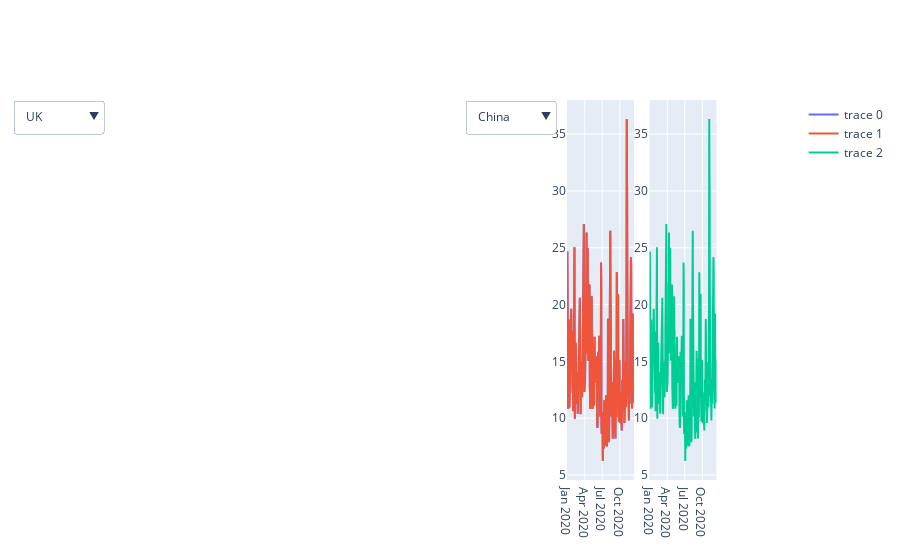
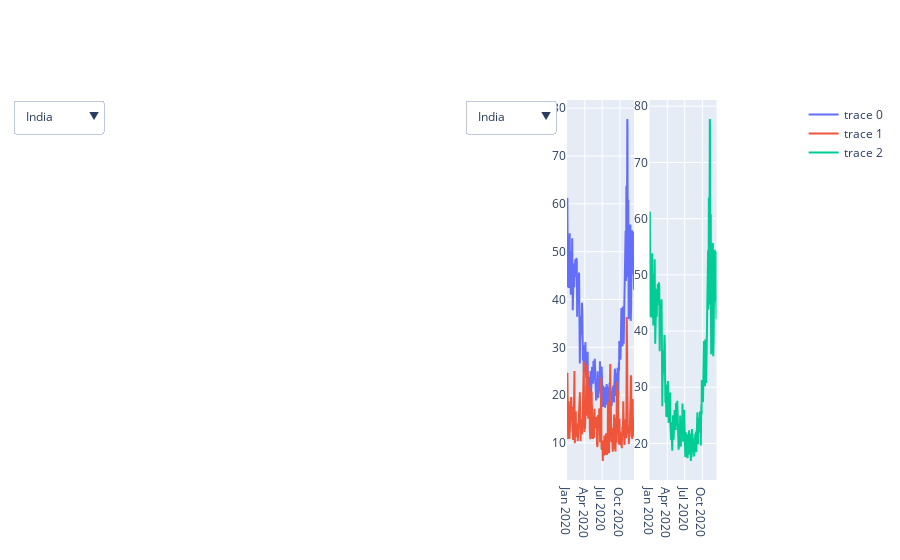

Here is the notebook cell these charts were saved with, in order:
### Code cell
import plotly.graph_objects as go
import numpy as np
from plotly.subplots import make_subplots


values_1 = 

fig_2020 = make_subplots(rows=1, cols=3)
# Add one ore more traces
fig_2020.add_trace(go.Scatter(x=values_1.index, y=values_1),row=1, col=1)
fig_2020.add_trace(go.Scatter(x=values_1.index, y=values_3),row=1, col=1)
fig_2020.add_trace(go.Scatter(x=values_1.index, y=values_1),row=1, col=2)
#fig_2020.add_trace(go.Scatter(x=values_1.index, y=values_corr_2020),row=1, col=3)

# TODO: fig_2019
fig_2019 = fig_2020

#fig.add_traces(go.Scatter(x=china.index, y=values_1))
labels = ['India', 'China', 'UK', 'US', 'Australia', 'Japan']
buttons = []
for i, label in enumerate(labels):
    visibility = [i==j for j in range(len(labels))]
    button = dict(
                 label =  label,
                 method = 'update',
                 args = [{'visible': visibility},
                     {'title': label}])
    buttons.append(button)

updatemenus = list([
    dict(active=-1,
         x=-0.15,
         buttons=buttons
    )
])

fig['layout']['title'] = 'Title'
fig['layout']['showlegend'] = False
fig['layout']['updatemenus'] = updatemenus

iplot(fig, filename='dropdown')
# construct menus
updatemenus = [{'buttons': [{'method': 'update',
                             'label': 'India',
                             'args': [{'y': [values_1]},]
                              },
                            {'method': 'update',
                             'label': 'China',
                             'args': [{'y': [values_2, values_1]},]},{'method': 'update',
                             'label': 'UK',
                             'args': [{'y': [values_3]},]},{'method': 'update',
                             'label': 'US',
                             'args': [{'y': [values_4]},]},{'method': 'update',
                             'label': 'Australia',
                             'args': [{'y': [values_5]},]},{'method': 'update',
                             'label': 'Japan',
                             'args': [{'y': [values_6]},]}
                           ],
                'direction': 'down',
                'showactive': True,},{'buttons': [{'method': 'update',
                             'label': 'India',
                             'args': [{'y': [values_1]},]
                              },
                            {'method': 'update',
                             'label': 'China',
                             'args': [{'y': [values_2, values_1]},]},{'method': 'update',
                             'label': 'UK',
                             'args': [{'y': [values_3]},]},{'method': 'update',
                             'label': 'US',
                             'args': [{'y': [values_4]},]},{'method': 'update',
                             'label': 'Australia',
                             'args': [{'y': [values_5]},]},{'method': 'update',
                             'label': 'Japan',
                             'args': [{'y': [values_6]},]}
                           ],
                'direction': 'down',
                'x' : -2,
                'showactive': True,}]

# update layout with buttons, and show the figure
fig_2020.update_layout(updatemenus=updatemenus)


pn.Row(fig_2019.show(),fig_2020.show())

### Figure 1 — Plotly figure (JSON) as saved in the notebook; plotly's stock layout.template omitted (floating-point values rounded to 4 significant figures; data arrays with more than 128 entries replaced by an {"elided": "..."} marker saying what was removed)
{"data": [{"type": "scatter", "x": {"elided": "351 str values"}, "xaxis": "x", "y": {"elided": "351 float values"}, "yaxis": "y"}, {"type": "scatter", "x": {"elided": "351 str values"}, "xaxis": "x", "y": {"elided": "351 float values"}, "yaxis": "y"}, {"type": "scatter", "x": {"elided": "351 str values"}, "xaxis": "x2", "y": {"elided": "351 float values"}, "yaxis": "y2"}], "layout": {"autosize": true, "updatemenus": [{"active": 1, "buttons": [{"args": [{"y": {"elided": "1x351 float values"}}], "label": "India", "method": "update"}, {"args": [{"y": {"elided": "2x351 float values"}}], "label": "China", "method": "update"}, {"args": [{"y": {"elided": "1x351 float values"}}], "label": "UK", "method": "update"}, {"args": [{"y": {"elided": "1x351 float values"}}], "label": "US", "method": "update"}, {"args": [{"y": {"elided": "1x351 float values"}}], "label": "Australia", "method": "update"}, {"args": [{"y": {"elided": "1x345 float values"}}], "label": "Japan", "method": "update"}], "direction": "down", "showactive": true}, {"active": 2, "buttons": [{"args": [{"y": {"elided": "1x351 float values"}}], "label": "India", "method": "update"}, {"args": [{"y": {"elided": "2x351 float values"}}], "label": "China", "method": "update"}, {"args": [{"y": {"elided": "1x351 float values"}}], "label": "UK", "method": "update"}, {"args": [{"y": {"elided": "1x351 float values"}}], "label": "US", "method": "update"}, {"args": [{"y": {"elided": "1x351 float values"}}], "label": "Australia", "method": "update"}, {"args": [{"y": {"elided": "1x345 float values"}}], "label": "Japan", "method": "update"}], "direction": "down", "showactive": true, "x": -2, "y": 1}], "xaxis": {"anchor": "y", "autorange": true, "domain": [0, 0.2889], "range": ["2019-12-30", "2020-12-14"], "type": "date"}, "xaxis2": {"anchor": "y2", "autorange": true, "domain": [0.3556, 0.6444], "range": ["2019-12-30", "2020-12-14"], "type": "date"}, "xaxis3": {"anchor": "y3", "domain": [0.7111, 1]}, "yaxis": {"anchor": "x", "autorange": true, "domain": [0, 1], "range": [4.561, 38.0], "type": "linear"}, "yaxis2": {"anchor": "x2", "autorange": true, "domain": [0, 1], "range": [4.561, 38.0], "type": "linear"}, "yaxis3": {"anchor": "x3", "domain": [0, 1]}}}

### Figure 2 — Plotly figure (JSON) as saved in the notebook; plotly's stock layout.template omitted (floating-point values rounded to 4 significant figures; data arrays with more than 128 entries replaced by an {"elided": "..."} marker saying what was removed)
{"data": [{"type": "scatter", "x": {"elided": "351 str values"}, "xaxis": "x", "y": {"elided": "351 float values"}, "yaxis": "y"}, {"type": "scatter", "x": {"elided": "351 str values"}, "xaxis": "x", "y": {"elided": "351 float values"}, "yaxis": "y"}, {"type": "scatter", "x": {"elided": "351 str values"}, "xaxis": "x2", "y": {"elided": "351 float values"}, "yaxis": "y2"}], "layout": {"autosize": true, "updatemenus": [{"buttons": [{"args": [{"y": {"elided": "1x351 float values"}}], "label": "India", "method": "update"}, {"args": [{"y": {"elided": "2x351 float values"}}], "label": "China", "method": "update"}, {"args": [{"y": {"elided": "1x351 float values"}}], "label": "UK", "method": "update"}, {"args": [{"y": {"elided": "1x351 float values"}}], "label": "US", "method": "update"}, {"args": [{"y": {"elided": "1x351 float values"}}], "label": "Australia", "method": "update"}, {"args": [{"y": {"elided": "1x345 float values"}}], "label": "Japan", "method": "update"}], "direction": "down", "showactive": true}, {"buttons": [{"args": [{"y": {"elided": "1x351 float values"}}], "label": "India", "method": "update"}, {"args": [{"y": {"elided": "2x351 float values"}}], "label": "China", "method": "update"}, {"args": [{"y": {"elided": "1x351 float values"}}], "label": "UK", "method": "update"}, {"args": [{"y": {"elided": "1x351 float values"}}], "label": "US", "method": "update"}, {"args": [{"y": {"elided": "1x351 float values"}}], "label": "Australia", "method": "update"}, {"args": [{"y": {"elided": "1x345 float values"}}], "label": "Japan", "method": "update"}], "direction": "down", "showactive": true, "x": -2, "y": 1}], "xaxis": {"anchor": "y", "autorange": true, "domain": [0, 0.2889], "range": ["2019-12-30", "2020-12-14"], "type": "date"}, "xaxis2": {"anchor": "y2", "autorange": true, "domain": [0.3556, 0.6444], "range": ["2019-12-30", "2020-12-14"], "type": "date"}, "xaxis3": {"anchor": "y3", "domain": [0.7111, 1]}, "yaxis": {"anchor": "x", "autorange": true, "domain": [0, 1], "range": [2.262, 81.7], "type": "linear"}, "yaxis2": {"anchor": "x2", "autorange": true, "domain": [0, 1], "range": [13.5, 81.1], "type": "linear"}, "yaxis3": {"anchor": "x3", "domain": [0, 1]}}}
